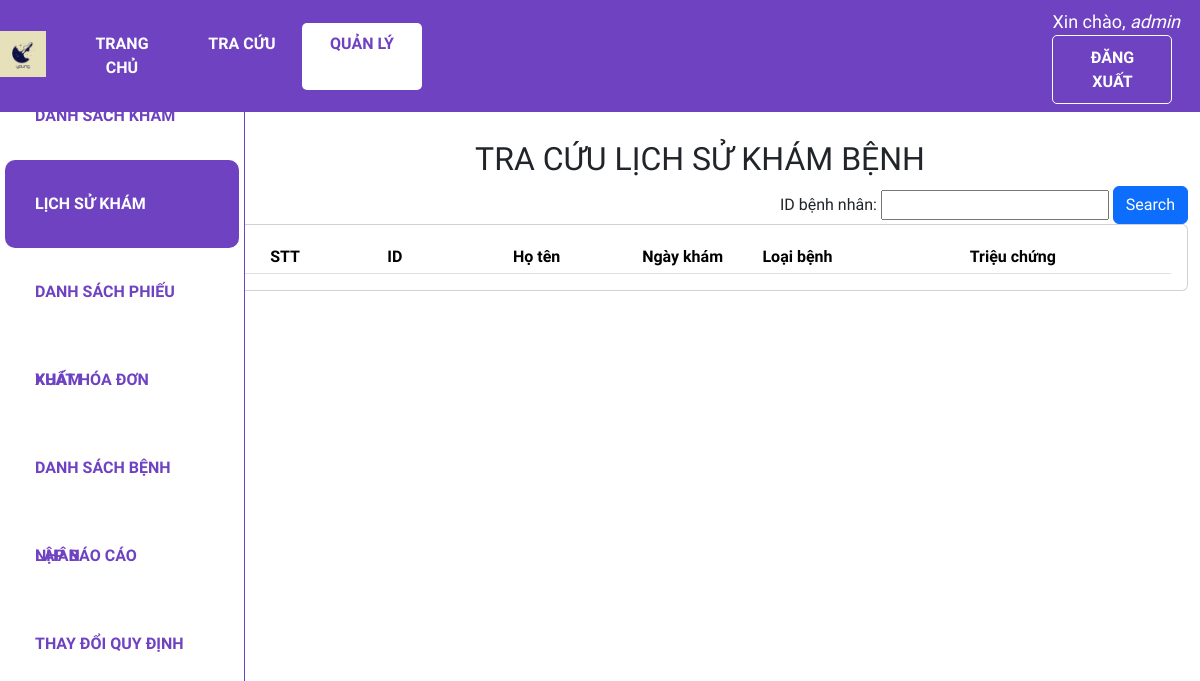
The app's page /lsk (signed in), older data.
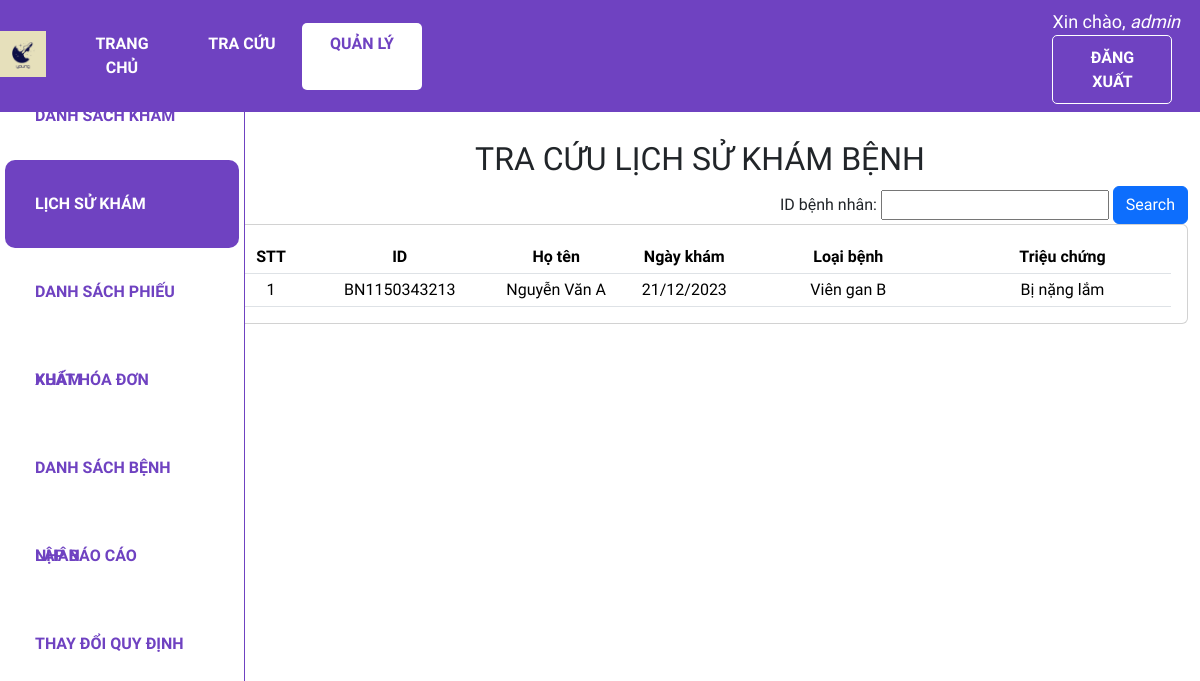
The same page, newer data.
### web_core/models.py (models this page shows, shortened)
class PHIEUKHAM(models.Model):
    id = ShortUUIDField(
        verbose_name='ID phiếu khám',
        length=10,
        max_length=12,
        prefix="PK",
        alphabet="0123456789",
        primary_key=True
    )
    id_benhnhan = models.ForeignKey(BENHNHAN, on_delete = models.CASCADE,verbose_name = 'ID bệnh nhân', null = True)
    ngay_kham = models.DateTimeField('Ngày khám', auto_now_add = True)
    trieu_chung = models.CharField('Triệu chứng', max_length = 100, blank = False)
    loai_benh = models.ForeignKey(DANHMUC, on_delete = models.CASCADE, limit_choices_to = {'loai':'Bệnh'}, related_name = 'benh',verbose_name = 'Loại bệnh',null = True)

class BENHNHAN(models.Model):
    GIOITINH = (
        ('Nam', 'Nam'),
        ('Nữ', 'Nữ'),
    )
    id = ShortUUIDField(
        verbose_name='ID bệnh nhân',
        length=10,
        max_length=12,
        prefix="BN",
        alphabet="0123456789",
        primary_key=True)
    ho_ten = models.CharField('Họ tên', max_length = 100)
    gioi_tinh = models.CharField('Giới tính', max_length = 3, choices = GIOITINH)
    ngay_sinh = models.DateField('Ngày sinh', default = '01/01/1990', null=True)
    dia_chi = models.CharField('Địa chỉ', max_length = 255, null = True)

class DANHMUC(models.Model):
    CATEGORIES = (
        ('Bệnh', 'Bệnh'),
        ('Thuốc', 'Thuốc'),
        ('Đơn vị', 'Đơn vị'),
        ('Cách dùng', 'Cách dùng'),
    )
    id = ShortUUIDField(
        verbose_name='ID Danh mục',
        length=10,
        max_length=12,
        prefix="DM",
        alphabet="0123456789",
        primary_key=True)
    ten = models.CharField('Tên', max_length=255, unique = True)
    loai = models.CharField('Loại', max_length=20, choices=CATEGORIES)
    gia_tri = models.IntegerField('Giá trị', null=True, blank=True, validators=[MinValueValidator(0)])

### web_core/views.py (the view)
# urls.py: path('lsk',views.lsk, name='quanli_lsk'),
@login_required(login_url='login')
def lsk(request):
    lsk = PHIEUKHAM.objects.all().order_by('ngay_kham')
    enum_lsk = enumerate(lsk, start = 1)
    myFilter = LichSuKhamFilter()
    if request.GET.__contains__('ID'):
        myFilter = LichSuKhamFilter(request.GET,queryset=lsk)
        lsk = myFilter.qs
        enum_lsk = enumerate(lsk, start = 1)
    context ={'lsk': lsk, 'myFilter':myFilter, 'enum_lsk': enum_lsk}
    return render(request, 'web_core/lsk.html',context)

### web_core/templates/web_core/lsk.html (shortened to what this page needs)
{% extends 'web_core/main.html' %}
{% block content %}
<div class="row">
    <div class="col-md-2">
        {% include 'web_core/sidebar.html' %}
    </div>
    <div class="col-md-10">
        <h2 class="table-title" style>TRA CỨU LỊCH SỬ KHÁM BỆNH</h2>
        <div class="btn-text-right">
            <form method="get">
                {{myFilter.form}}
                <button class="btn btn-primary" type="submit">Search</button>
            </form>
        </div>
        <div class="card card-body">
            <table class='table table-sm'>
                <tr class="table-head">
                    <th class="small-content">STT</th>
                    <th class="small-content">ID</th>
                    <th class="mid-content">Họ tên</th>
                    <th class="small-content">Ngày khám</th>
                    <th class="small-content">Loại bệnh</th>
                    <th class="large-content">Triệu chứng</th>
                </tr>
                {% for index,lsk in enum_lsk %}
                <tr>
                    <td class="small-content">{{index}}</td>
                    <td class="mid-content">{{lsk.id_benhnhan.id}}</td>
                    <td class="small-content">{{lsk.id_benhnhan.ho_ten}}</td>
                    <td class="small-content">{{lsk.ngay_kham|date:"d/m/Y"}}</td>
                    <td class="large-content">{{lsk.loai_benh.ten}}</td>
                    <td class="large-content">{{lsk.trieu_chung}}</td>
                </tr>
                {% endfor %}
            </table>
        </div>
    </div>
</div>
{% endblock %}

Row changes from the older to the newer data that the page shows:
added PHIEUKHAM: index "1", id_benhnhan.id "BN1150343213", id_benhnhan.ho_ten "Nguyễn Văn A", ngay_kham "21/12/2023", loai_benh.ten "Viên gan B", trieu_chung "Bị nặng lắm"
